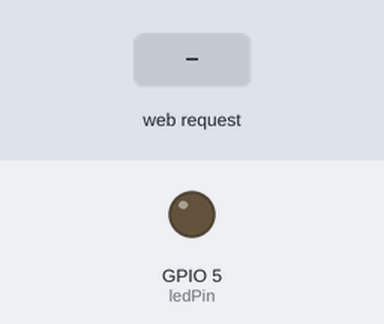
The sketch below on a simulated ESP32. Parts: output pins drawn as LEDs (lit = HIGH). The test bench sets the inputs (shaded band). WiFi joins after 1.5 s; servers stay silent unless stated; what the sketch prints to the serial monitor is not drawn.

Above: at 2.4 s.
2.5 s: HTTP request GET /on received
At 3.2 s:
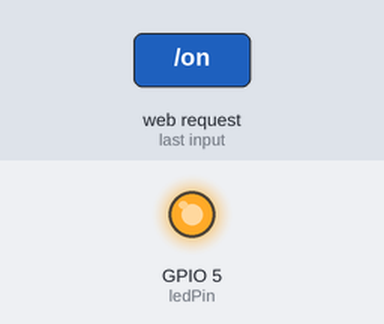
4.0 s: HTTP request GET /off received
At 4.3 s:
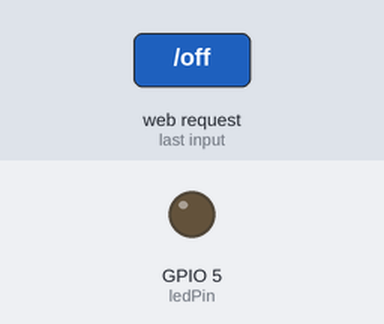
Timing chart, 0 to 7.0 s (numbered marks = the images above; inputs shaded):
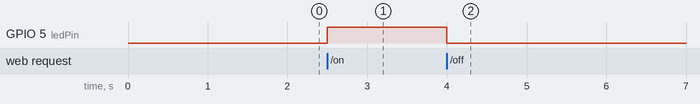

The sketch:

Wifi_Server.ino
```cpp
#include <LittleFS.h>

#include <WiFi.h>         // ✅ must be included
#include <ESPAsyncWebServer.h>

const char* ssid     = "ASUS";
const char* password = "shadjee1978";

AsyncWebServer server(80);
const int ledPin = 5;

void handleRoutes() {
  server.on("/", HTTP_GET, [](AsyncWebServerRequest *req){
    req->send(200, "text/html",
      "<h1>ESP32 LED Control</h1>"
      "<button onclick=\"location.href='/on'\">ON</button>"
      "<button onclick=\"location.href='/off'\">OFF</button>");
  });

  server.on("/on", HTTP_GET, [](AsyncWebServerRequest *req){
    digitalWrite(ledPin, HIGH);
    req->send(200, "text/html", "<h1>LED is ON</h1><a href='/'>Go Back</a>");
  });

  server.on("/off", HTTP_GET, [](AsyncWebServerRequest *req){
    digitalWrite(ledPin, LOW);
    req->send(200, "text/html", "<h1>LED is OFF</h1><a href='/'>Go Back</a>");
  });
}

void onWiFiEvent(WiFiEvent_t event) {
  if (event == ARDUINO_EVENT_WIFI_STA_GOT_IP) {
    Serial.print("WiFi connected! IP: ");
    Serial.println(WiFi.localIP());
    handleRoutes();
    server.begin();                 // ✅ start server only after GOT_IP
    Serial.println("HTTP server started");
  } else if (event == ARDUINO_EVENT_WIFI_STA_DISCONNECTED) {
    Serial.println("WiFi lost connection, retrying…");
    WiFi.reconnect();
  }
}

void setup() {
  Serial.begin(115200);
  pinMode(ledPin, OUTPUT);
  digitalWrite(ledPin, LOW);

  WiFi.mode(WIFI_STA);
  WiFi.onEvent(onWiFiEvent);
  WiFi.begin(ssid, password);

  Serial.println("Connecting to WiFi…");
}

void loop() {
  // nothing; async + event-driven
}
```

Measured:
- after the input at 2.5 s, GPIO 5 (ledPin): LOW → HIGH at once
- after the input at 4.0 s, GPIO 5 (ledPin): HIGH → LOW at once
